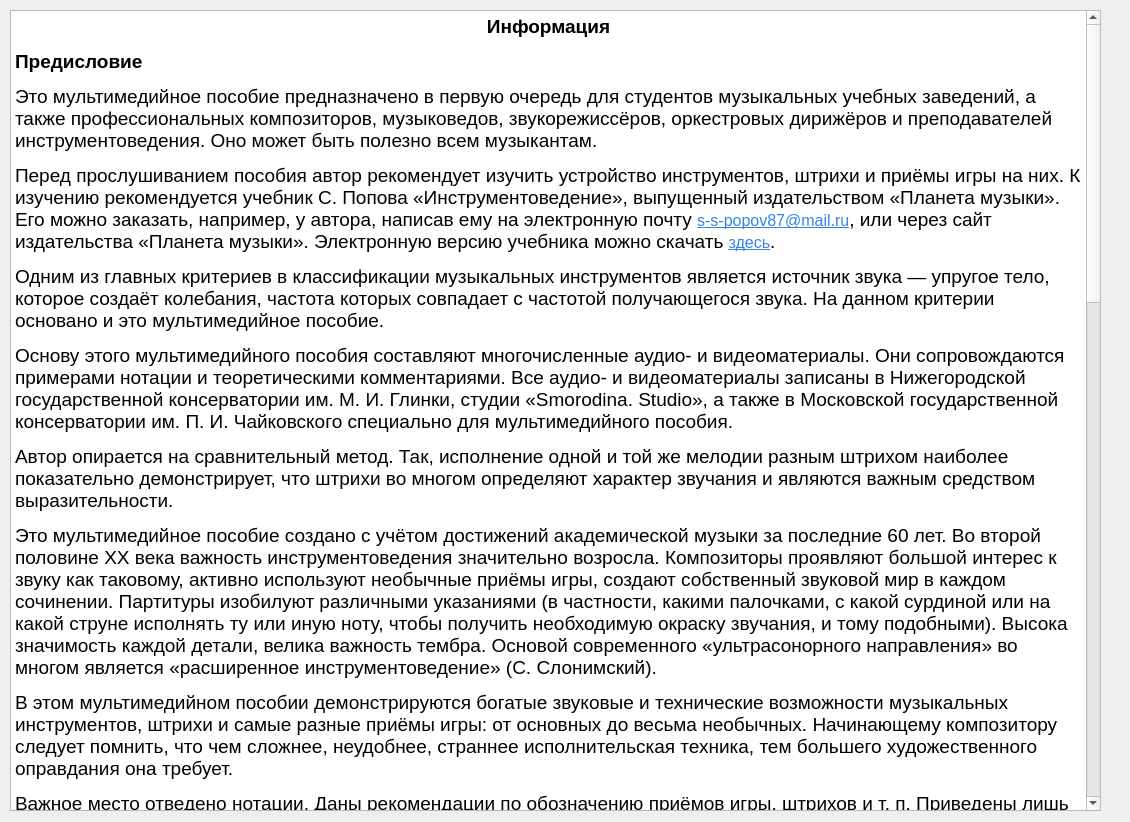
<?xml version="1.0" encoding="UTF-8"?>
<ui version="4.0">
 <class>Form</class>
 <widget class="QWidget" name="Form">
  <property name="geometry">
   <rect>
    <x>0</x>
    <y>0</y>
    <width>1130</width>
    <height>822</height>
   </rect>
  </property>
  <property name="sizePolicy">
   <sizepolicy hsizetype="Expanding" vsizetype="Expanding">
    <horstretch>0</horstretch>
    <verstretch>0</verstretch>
   </sizepolicy>
  </property>
  <property name="focusPolicy">
   <enum>Qt::WheelFocus</enum>
  </property>
  <property name="windowTitle">
   <string>Информация</string>
  </property>
  <widget class="QTextEdit" name="textEdit">
   <property name="geometry">
    <rect>
     <x>10</x>
     <y>10</y>
     <width>1091</width>
     <height>801</height>
    </rect>
   </property>
   <property name="html">
    <string>&lt;!DOCTYPE HTML PUBLIC &quot;-//W3C//DTD HTML 4.0//EN&quot; &quot;http://www.w3.org/TR/REC-html40/strict.dtd&quot;&gt;
&lt;html&gt;&lt;head&gt;&lt;meta name=&quot;qrichtext&quot; content=&quot;1&quot; /&gt;&lt;meta charset=&quot;utf-8&quot; /&gt;&lt;style type=&quot;text/css&quot;&gt;
p, li { white-space: pre-wrap; }
hr { height: 1px; border-width: 0; }
li.unchecked::marker { content: &quot;\2610&quot;; }
li.checked::marker { content: &quot;\2612&quot;; }
&lt;/style&gt;&lt;/head&gt;&lt;body style=&quot; font-family:'Noto Sans'; font-size:11pt; font-weight:400; font-style:normal;&quot;&gt;
&lt;p align=&quot;center&quot; style=&quot; margin-top:12px; margin-bottom:12px; margin-left:0px; margin-right:0px; -qt-block-indent:0; text-indent:0px;&quot;&gt;&lt;span style=&quot; font-size:14pt; font-weight:700;&quot;&gt;Информация&lt;/span&gt;&lt;/p&gt;
&lt;p style=&quot; margin-top:12px; margin-bottom:12px; margin-left:0px; margin-right:0px; -qt-block-indent:0; text-indent:0px;&quot;&gt;&lt;span style=&quot; font-family:'Times New Roman'; font-size:14pt; font-weight:700; color:#000000;&quot;&gt;Предисловие&lt;/span&gt;&lt;/p&gt;
&lt;p style=&quot; margin-top:12px; margin-bottom:12px; margin-left:0px; margin-right:0px; -qt-block-indent:0; text-indent:0px;&quot;&gt;&lt;span style=&quot; font-family:'Times New Roman'; font-size:14pt; color:#000000;&quot;&gt;Это мультимедийное пособие предназначено в первую очередь для студентов музыкальных учебных заведений, а также профессиональных композиторов, музыковедов, звукорежиссёров, оркестровых дирижёров и преподавателей инструментоведения. Оно может быть полезно всем музыкантам.&lt;/span&gt;&lt;/p&gt;
&lt;p style=&quot; margin-top:12px; margin-bottom:12px; margin-left:0px; margin-right:0px; -qt-block-indent:0; text-indent:0px;&quot;&gt;&lt;span style=&quot; font-family:'Times New Roman'; font-size:14pt; color:#000000;&quot;&gt;Перед прослушиванием пособия автор рекомендует изучить устройство инструментов, штрихи и приёмы игры на них. К изучению рекомендуется учебник С. Попова «Инструментоведение», выпущенный издательством «Планета музыки». Его можно заказать, например, у автора, написав ему на электронную почту &lt;/span&gt;&lt;span style=&quot; font-size:12pt; text-decoration: underline; color:#3584e4;&quot;&gt;s-s-popov87@mail.ru&lt;/span&gt;&lt;span style=&quot; font-family:'Times New Roman'; font-size:14pt; color:#000000;&quot;&gt;, или через сайт издательства «Планета музыки». Электронную версию учебника можно скачать &lt;/span&gt;&lt;span style=&quot; font-size:12pt; text-decoration: underline; color:#3584e4;&quot;&gt;здесь&lt;/span&gt;&lt;span style=&quot; font-family:'Times New Roman'; font-size:14pt; color:#000000;&quot;&gt;.&lt;/span&gt;&lt;/p&gt;
&lt;p style=&quot; margin-top:12px; margin-bottom:12px; margin-left:0px; margin-right:0px; -qt-block-indent:0; text-indent:0px;&quot;&gt;&lt;span style=&quot; font-family:'Times New Roman'; font-size:14pt; color:#000000;&quot;&gt;Одним из главных критериев в классификации музыкальных инструментов является источник звука — упругое тело, которое создаёт колебания, частота которых совпадает с частотой получающегося звука. На данном критерии основано и это мультимедийное пособие. &lt;/span&gt;&lt;/p&gt;
&lt;p style=&quot; margin-top:12px; margin-bottom:12px; margin-left:0px; margin-right:0px; -qt-block-indent:0; text-indent:0px;&quot;&gt;&lt;span style=&quot; font-family:'Times New Roman'; font-size:14pt; color:#000000;&quot;&gt;Основу этого мультимедийного пособия составляют многочисленные аудио- и видеоматериалы. Они сопровождаются примерами нотации и теоретическими комментариями. Все аудио- и видеоматериалы записаны в Нижегородской государственной консерватории им. М. И. Глинки, студии «Smorodina. Studio», а также в Московской государственной консерватории им. П. И. Чайковского специально для мультимедийного пособия.&lt;/span&gt;&lt;/p&gt;
&lt;p style=&quot; margin-top:12px; margin-bottom:12px; margin-left:0px; margin-right:0px; -qt-block-indent:0; text-indent:0px;&quot;&gt;&lt;span style=&quot; font-family:'Times New Roman'; font-size:14pt; color:#000000;&quot;&gt;Автор опирается на сравнительный метод. Так, исполнение одной и той же мелодии разным штрихом наиболее показательно демонстрирует, что штрихи во многом определяют характер звучания и являются важным средством выразительности.&lt;/span&gt;&lt;/p&gt;
&lt;p style=&quot; margin-top:12px; margin-bottom:12px; margin-left:0px; margin-right:0px; -qt-block-indent:0; text-indent:0px;&quot;&gt;&lt;span style=&quot; font-family:'Times New Roman'; font-size:14pt; color:#000000;&quot;&gt;Это мультимедийное пособие создано с учётом достижений академической музыки за последние 60 лет. Во второй половине XX века важность инструментоведения значительно возросла. Композиторы проявляют большой интерес к звуку как таковому, активно используют необычные приёмы игры, создают собственный звуковой мир в каждом сочинении. Партитуры изобилуют различными указаниями (в частности, какими палочками, с какой сурдиной или на какой струне исполнять ту или иную ноту, чтобы получить необходимую окраску звучания, и тому подобными). Высока значимость каждой детали, велика важность тембра. Основой современного «ультрасонорного направления» во многом является «расширенное инструментоведение» (С. Слонимский). &lt;/span&gt;&lt;/p&gt;
&lt;p style=&quot; margin-top:12px; margin-bottom:12px; margin-left:0px; margin-right:0px; -qt-block-indent:0; text-indent:0px;&quot;&gt;&lt;span style=&quot; font-family:'Times New Roman'; font-size:14pt; color:#000000;&quot;&gt;В этом мультимедийном пособии демонстрируются богатые звуковые и технические возможности музыкальных инструментов, штрихи и самые разные приёмы игры: от основных до весьма необычных. Начинающему композитору следует помнить, что чем сложнее, неудобнее, страннее исполнительская техника, тем большего художественного оправдания она требует. &lt;/span&gt;&lt;/p&gt;
&lt;p style=&quot; margin-top:12px; margin-bottom:12px; margin-left:0px; margin-right:0px; -qt-block-indent:0; text-indent:0px;&quot;&gt;&lt;span style=&quot; font-family:'Times New Roman'; font-size:14pt; color:#000000;&quot;&gt;Важное место отведено нотации. Даны рекомендации по обозначению приёмов игры, штрихов и т. п. &lt;/span&gt;&lt;a name=&quot;_Hlk122178409&quot;&gt;&lt;/a&gt;&lt;span style=&quot; font-family:'Times New Roman'; font-size:14pt; color:#000000;&quot;&gt;П&lt;/span&gt;&lt;span style=&quot; font-family:'Times New Roman'; font-size:14pt; color:#000000;&quot;&gt;риведены лишь устоявшиеся и удачные обозначения. Все рисунки созданы специально.&lt;/span&gt;&lt;/p&gt;
&lt;p style=&quot; margin-top:12px; margin-bottom:12px; margin-left:0px; margin-right:0px; -qt-block-indent:0; text-indent:0px;&quot;&gt;&lt;span style=&quot; font-family:'Times New Roman'; font-size:14pt; color:#000000;&quot;&gt;Композиторам необходимо понимать, что сложность приёмов игры очень разная. За видимой лёгкостью исполнения некоторых из них стоит много труда и дублей.&lt;/span&gt;&lt;/p&gt;
&lt;p style=&quot; margin-top:12px; margin-bottom:12px; margin-left:0px; margin-right:0px; -qt-block-indent:0; text-indent:0px;&quot;&gt;&lt;span style=&quot; font-family:'Times New Roman'; font-size:14pt; color:#000000;&quot;&gt;В мультимедийном пособии использована музыка многих композиторов, от Ф. Куперена до С. Губайдулиной. Часто она представлена в изменённом виде (с другими штрихами, нотами и проч.) лишь с целью продемонстрировать ту или иную технику наиболее чётко, ярко и показательно.&lt;/span&gt;&lt;/p&gt;
&lt;p style=&quot; margin-top:12px; margin-bottom:12px; margin-left:0px; margin-right:0px; -qt-block-indent:0; text-indent:0px;&quot;&gt;&lt;span style=&quot; font-family:'Times New Roman'; font-size:14pt; color:#000000;&quot;&gt;Мультимедийное пособие рекомендовано к использованию в музыкальных учебных заведениях.&lt;/span&gt;&lt;/p&gt;
&lt;p style=&quot; margin-top:12px; margin-bottom:12px; margin-left:0px; margin-right:0px; -qt-block-indent:0; text-indent:0px;&quot;&gt;&lt;br /&gt;&lt;/p&gt;
&lt;p style=&quot; margin-top:12px; margin-bottom:12px; margin-left:0px; margin-right:0px; -qt-block-indent:0; text-indent:0px;&quot;&gt;&lt;span style=&quot; font-family:'Times New Roman'; font-size:14pt; font-weight:700; color:#000000;&quot;&gt;Об авторе&lt;/span&gt;&lt;/p&gt;
&lt;p style=&quot; margin-top:12px; margin-bottom:12px; margin-left:0px; margin-right:0px; -qt-block-indent:0; text-indent:0px;&quot;&gt;&lt;span style=&quot; font-family:'Times New Roman'; font-size:14pt; font-weight:700; color:#000000;&quot;&gt;Сергей Сергеевич Попов&lt;/span&gt;&lt;span style=&quot; font-family:'Times New Roman'; font-size:14pt; color:#000000;&quot;&gt; — композитор, музыковед, доцент кафедры композиции и инструментовки Нижегородской государственной консерватории им. М. И. Глинки. Специалист с более чем 13-летним опытом преподавания инструментоведения в вузе и 10-летним в ссузе. Автор учебника «Инструментоведение» и рабочей тетради «Инструментоведение». Кандидат искусствоведения, лауреат международных композиторских конкурсов, победитель Конкурса на лучшую статью журнала «Оркестр» за 2007‒2008 годы, двукратный лауреат стипендий имени академика Г. А. Разуваева.&lt;/span&gt;&lt;/p&gt;
&lt;p style=&quot; margin-top:12px; margin-bottom:12px; margin-left:0px; margin-right:0px; -qt-block-indent:0; text-indent:0px;&quot;&gt;&lt;span style=&quot; font-family:'Times New Roman'; font-size:12pt; color:#000000;&quot;&gt; &lt;/span&gt;&lt;img src=&quot;:/newPrefix/Foto3.jpg&quot; /&gt;&lt;/p&gt;
&lt;p style=&quot; margin-top:12px; margin-bottom:12px; margin-left:0px; margin-right:0px; -qt-block-indent:0; text-indent:0px;&quot;&gt;&lt;span style=&quot; font-family:'Times New Roman'; font-size:14pt; font-weight:700; color:#000000;&quot;&gt;Участники&lt;/span&gt;&lt;/p&gt;
&lt;p style=&quot; margin-top:0px; margin-bottom:0px; margin-left:0px; margin-right:0px; -qt-block-indent:0; text-indent:0px;&quot;&gt;&lt;a name=&quot;_Hlk104905036&quot;&gt;&lt;/a&gt;&lt;span style=&quot; font-family:'Times New Roman'; font-size:14pt; color:#000000;&quot;&gt; &lt;/span&gt;&lt;span style=&quot; font-family:'Times New Roman'; font-size:14pt; color:#000000;&quot;&gt;   Видео- и звукозапись ― Егор Сатышев, Ольга Смородина.&lt;/span&gt;&lt;/p&gt;
&lt;p style=&quot; margin-top:0px; margin-bottom:0px; margin-left:0px; margin-right:0px; -qt-block-indent:0; text-indent:0px;&quot;&gt;&lt;span style=&quot; font-family:'Times New Roman'; font-size:14pt; color:#000000;&quot;&gt;    Звукозапись (альт, контрабас, клавишные гусли) ― Артём Кручинин.&lt;/span&gt;&lt;/p&gt;
&lt;p style=&quot; margin-top:0px; margin-bottom:0px; margin-left:0px; margin-right:0px; -qt-block-indent:0; text-indent:0px;&quot;&gt;&lt;span style=&quot; font-family:'Times New Roman'; font-size:14pt; color:#000000;&quot;&gt;    Программирование ― Юрий Семёнов.&lt;/span&gt;&lt;/p&gt;
&lt;p style=&quot; margin-top:0px; margin-bottom:0px; margin-left:0px; margin-right:0px; -qt-block-indent:0; text-indent:0px;&quot;&gt;&lt;span style=&quot; font-family:'Times New Roman'; font-size:14pt; color:#000000;&quot;&gt;    Скрипка ― Анастасия Богданова.&lt;/span&gt;&lt;/p&gt;
&lt;p style=&quot; margin-top:0px; margin-bottom:0px; margin-left:0px; margin-right:0px; -qt-block-indent:0; text-indent:0px;&quot;&gt;&lt;span style=&quot; font-family:'Times New Roman'; font-size:14pt; color:#000000;&quot;&gt;    Альт ― Карина Кузьмина.&lt;/span&gt;&lt;/p&gt;
&lt;p style=&quot; margin-top:0px; margin-bottom:0px; margin-left:0px; margin-right:0px; -qt-block-indent:0; text-indent:0px;&quot;&gt;&lt;span style=&quot; font-family:'Times New Roman'; font-size:14pt; color:#000000;&quot;&gt;    Виолончель ― Вера Вьюшина, Юлия Мигунова.&lt;/span&gt;&lt;/p&gt;
&lt;p style=&quot; margin-top:0px; margin-bottom:0px; margin-left:0px; margin-right:0px; -qt-block-indent:0; text-indent:0px;&quot;&gt;&lt;span style=&quot; font-family:'Times New Roman'; font-size:14pt; color:#000000;&quot;&gt;    Контрабас ― Андрей Логинов.&lt;/span&gt;&lt;/p&gt;
&lt;p style=&quot; margin-top:0px; margin-bottom:0px; margin-left:0px; margin-right:0px; -qt-block-indent:0; text-indent:0px;&quot;&gt;&lt;span style=&quot; font-family:'Times New Roman'; font-size:14pt; color:#000000;&quot;&gt;    Классическая гитара ― Алексей Петропавловский.&lt;/span&gt;&lt;/p&gt;
&lt;p style=&quot; margin-top:0px; margin-bottom:0px; margin-left:0px; margin-right:0px; -qt-block-indent:0; text-indent:0px;&quot;&gt;&lt;span style=&quot; font-family:'Times New Roman'; font-size:14pt; color:#000000;&quot;&gt;    Домры ― Антон Козылов.&lt;/span&gt;&lt;/p&gt;
&lt;p style=&quot; margin-top:0px; margin-bottom:0px; margin-left:0px; margin-right:0px; -qt-block-indent:0; text-indent:0px;&quot;&gt;&lt;span style=&quot; font-family:'Times New Roman'; font-size:14pt; color:#000000;&quot;&gt;    Балалайки прима, секунда и альт ― Михаил Ермолаев.&lt;/span&gt;&lt;/p&gt;
&lt;p style=&quot; margin-top:0px; margin-bottom:0px; margin-left:0px; margin-right:0px; -qt-block-indent:0; text-indent:0px;&quot;&gt;&lt;span style=&quot; font-family:'Times New Roman'; font-size:14pt; color:#000000;&quot;&gt;    Балалайка контрабас ― Александр Махначёв.&lt;/span&gt;&lt;/p&gt;
&lt;p style=&quot; margin-top:0px; margin-bottom:0px; margin-left:0px; margin-right:0px; -qt-block-indent:0; text-indent:0px;&quot;&gt;&lt;span style=&quot; font-family:'Times New Roman'; font-size:14pt; color:#000000;&quot;&gt;    Классическая арфа ― Анастасия Алфёрова, Анастасия Дядюнова.&lt;/span&gt;&lt;/p&gt;
&lt;p style=&quot; margin-top:0px; margin-bottom:0px; margin-left:0px; margin-right:0px; -qt-block-indent:0; text-indent:0px;&quot;&gt;&lt;span style=&quot; font-family:'Times New Roman'; font-size:14pt; color:#000000;&quot;&gt;    Звончатые гусли ― Татьяна Зыкова.&lt;/span&gt;&lt;/p&gt;
&lt;p style=&quot; margin-top:0px; margin-bottom:0px; margin-left:0px; margin-right:0px; -qt-block-indent:0; text-indent:0px;&quot;&gt;&lt;span style=&quot; font-family:'Times New Roman'; font-size:14pt; color:#000000;&quot;&gt;    Клавишные гусли ― Валентина Лимонова.&lt;/span&gt;&lt;/p&gt;
&lt;p style=&quot; margin-top:0px; margin-bottom:0px; margin-left:0px; margin-right:0px; -qt-block-indent:0; text-indent:0px;&quot;&gt;&lt;span style=&quot; font-family:'Times New Roman'; font-size:14pt; color:#000000;&quot;&gt;    Клавесин, орган ― Вячеслав Золотовский.&lt;/span&gt;&lt;/p&gt;
&lt;p style=&quot; margin-top:0px; margin-bottom:0px; margin-left:0px; margin-right:0px; -qt-block-indent:0; text-indent:0px;&quot;&gt;&lt;span style=&quot; font-family:'Times New Roman'; font-size:14pt; color:#000000;&quot;&gt;    Рояль ― Сергей Попов.&lt;/span&gt;&lt;/p&gt;
&lt;p style=&quot; margin-top:0px; margin-bottom:0px; margin-left:0px; margin-right:0px; -qt-block-indent:0; text-indent:0px;&quot;&gt;&lt;span style=&quot; font-family:'Times New Roman'; font-size:14pt; color:#000000;&quot;&gt;    Большая флейта, флейта пикколо, альтовая флейта ― Егор Березин.&lt;/span&gt;&lt;/p&gt;
&lt;p style=&quot; margin-top:0px; margin-bottom:0px; margin-left:0px; margin-right:0px; -qt-block-indent:0; text-indent:0px;&quot;&gt;&lt;span style=&quot; font-family:'Times New Roman'; font-size:14pt; color:#000000;&quot;&gt;    Гобой, английский рожок, гобой д`амур ― Артём Васенин.&lt;/span&gt;&lt;/p&gt;
&lt;p style=&quot; margin-top:0px; margin-bottom:0px; margin-left:0px; margin-right:0px; -qt-block-indent:0; text-indent:0px;&quot;&gt;&lt;span style=&quot; font-family:'Times New Roman'; font-size:14pt; color:#000000;&quot;&gt;    Кларнет, кларнет пикколо, бас-кларнет ― Владимир Губченко.&lt;/span&gt;&lt;/p&gt;
&lt;p style=&quot; margin-top:0px; margin-bottom:0px; margin-left:0px; margin-right:0px; -qt-block-indent:0; text-indent:0px;&quot;&gt;&lt;span style=&quot; font-family:'Times New Roman'; font-size:14pt; color:#000000;&quot;&gt;    Фагот ― Олег Трефилов.&lt;/span&gt;&lt;/p&gt;
&lt;p style=&quot; margin-top:0px; margin-bottom:0px; margin-left:0px; margin-right:0px; -qt-block-indent:0; text-indent:0px;&quot;&gt;&lt;span style=&quot; font-family:'Times New Roman'; font-size:14pt; color:#000000;&quot;&gt;    Контрафагот ― Никита Ким.&lt;/span&gt;&lt;/p&gt;
&lt;p style=&quot; margin-top:0px; margin-bottom:0px; margin-left:0px; margin-right:0px; -qt-block-indent:0; text-indent:0px;&quot;&gt;&lt;span style=&quot; font-family:'Times New Roman'; font-size:14pt; color:#000000;&quot;&gt;    Саксофоны ― Ольга Попова, Сюнь Цзыюй.&lt;/span&gt;&lt;/p&gt;
&lt;p style=&quot; margin-top:0px; margin-bottom:0px; margin-left:0px; margin-right:0px; -qt-block-indent:0; text-indent:0px;&quot;&gt;&lt;span style=&quot; font-family:'Times New Roman'; font-size:14pt; color:#000000;&quot;&gt;    Валторна ― Сергей Крюковцев.&lt;/span&gt;&lt;/p&gt;
&lt;p style=&quot; margin-top:0px; margin-bottom:0px; margin-left:0px; margin-right:0px; -qt-block-indent:0; text-indent:0px;&quot;&gt;&lt;span style=&quot; font-family:'Times New Roman'; font-size:14pt; color:#000000;&quot;&gt;    Труба, труба пикколо, корнет, флюгельгорн ― Георгий Сибилев.&lt;/span&gt;&lt;/p&gt;
&lt;p style=&quot; margin-top:0px; margin-bottom:0px; margin-left:0px; margin-right:0px; -qt-block-indent:0; text-indent:0px;&quot;&gt;&lt;span style=&quot; font-family:'Times New Roman'; font-size:14pt; color:#000000;&quot;&gt;    Тромбон ― Досхан Жексембай.&lt;/span&gt;&lt;/p&gt;
&lt;p style=&quot; margin-top:0px; margin-bottom:0px; margin-left:0px; margin-right:0px; -qt-block-indent:0; text-indent:0px;&quot;&gt;&lt;span style=&quot; font-family:'Times New Roman'; font-size:14pt; color:#000000;&quot;&gt;    Тубы ― Павел Умяров.&lt;/span&gt;&lt;/p&gt;
&lt;p style=&quot; margin-top:0px; margin-bottom:0px; margin-left:0px; margin-right:0px; -qt-block-indent:0; text-indent:0px;&quot;&gt;&lt;span style=&quot; font-family:'Times New Roman'; font-size:14pt; color:#000000;&quot;&gt;    Мембранные и самозвучащие инструменты ― Влас Иванюк.&lt;/span&gt;&lt;/p&gt;
&lt;p style=&quot; margin-top:0px; margin-bottom:0px; margin-left:0px; margin-right:0px; -qt-block-indent:0; text-indent:0px;&quot;&gt;&lt;span style=&quot; font-family:'Times New Roman'; font-size:14pt; color:#000000;&quot;&gt;    Баян ― Венедикт Пеунов. &lt;/span&gt;&lt;/p&gt;
&lt;p style=&quot; margin-top:0px; margin-bottom:0px; margin-left:0px; margin-right:0px; -qt-block-indent:0; text-indent:0px;&quot;&gt;&lt;span style=&quot; font-size:14pt;&quot;&gt; &lt;/span&gt;&lt;/p&gt;
&lt;p style=&quot; margin-top:0px; margin-bottom:0px; margin-left:0px; margin-right:0px; -qt-block-indent:0; text-indent:0px;&quot;&gt;&lt;span style=&quot; font-family:'Times New Roman'; font-size:14pt; font-weight:700; color:#000000;&quot;&gt;Рецензенты&lt;/span&gt;&lt;/p&gt;
&lt;p style=&quot; margin-top:0px; margin-bottom:0px; margin-left:0px; margin-right:0px; -qt-block-indent:0; text-indent:0px;&quot;&gt;&lt;span style=&quot; font-size:14pt;&quot;&gt; &lt;/span&gt;&lt;/p&gt;
&lt;p style=&quot; margin-top:0px; margin-bottom:0px; margin-left:0px; margin-right:0px; -qt-block-indent:0; text-indent:0px;&quot;&gt;&lt;a name=&quot;_Hlk104905299&quot;&gt;&lt;/a&gt;&lt;span style=&quot; font-family:'Times New Roman'; font-size:14pt; color:#000000;&quot;&gt; &lt;/span&gt;&lt;span style=&quot; font-family:'Times New Roman'; font-size:14pt; color:#000000;&quot;&gt;   Каспаров Ю. С. ― композитор, профессор кафедры композиции Московской государственной консерватории им. П. И. Чайковского, Заслуженный деятель искусств РФ, кавалер ордена «За заслуги в искусстве и литературе» Франции.&lt;/span&gt;&lt;/p&gt;
&lt;p style=&quot; margin-top:0px; margin-bottom:0px; margin-left:0px; margin-right:0px; -qt-block-indent:0; text-indent:0px;&quot;&gt;&lt;span style=&quot; font-family:'Times New Roman'; font-size:14pt; color:#000000;&quot;&gt;    Присяжнюк Д. О. ― композитор, музыковед, профессор кафедры композиции и инструментовки Нижегородской государственной консерватории им. М. И. Глинки, кандидат искусствоведения.&lt;/span&gt;&lt;/p&gt;
&lt;p style=&quot; margin-top:0px; margin-bottom:0px; margin-left:0px; margin-right:0px; -qt-block-indent:0; text-indent:0px;&quot;&gt;&lt;span style=&quot; font-family:'Times New Roman'; font-size:14pt; color:#000000;&quot;&gt;    Танонов А. В. ― композитор, звукорежиссёр, заведующий кафедрой специальной композиции и импровизации Санкт-Петербургской государственной консерватории им. Н. А. Римского-Корсакова, доцент.&lt;/span&gt;&lt;/p&gt;
&lt;p style=&quot; margin-top:0px; margin-bottom:0px; margin-left:0px; margin-right:0px; -qt-block-indent:0; text-indent:0px;&quot;&gt;&lt;span style=&quot; font-size:14pt;&quot;&gt; &lt;/span&gt;&lt;/p&gt;
&lt;p align=&quot;right&quot; style=&quot; margin-top:0px; margin-bottom:0px; margin-left:0px; margin-right:0px; -qt-block-indent:0; text-indent:0px;&quot;&gt;&lt;span style=&quot; font-family:'Times New Roman'; font-size:14pt; font-style:italic; color:#000000;&quot;&gt;«Повторюсь, это работа исключительной важности, которую я горячо рекомендую в качестве обязательного учебного пособия всем и прежде всего нашим высшим музыкальным учебным заведениям» (Каспаров Ю. С.).&lt;/span&gt;&lt;/p&gt;&lt;/body&gt;&lt;/html&gt;</string>
   </property>
  </widget>
 </widget>
 <resources>
  <include location="../../Загрузки/фото/фото.qrc"/>
 </resources>
 <connections/>
</ui>
